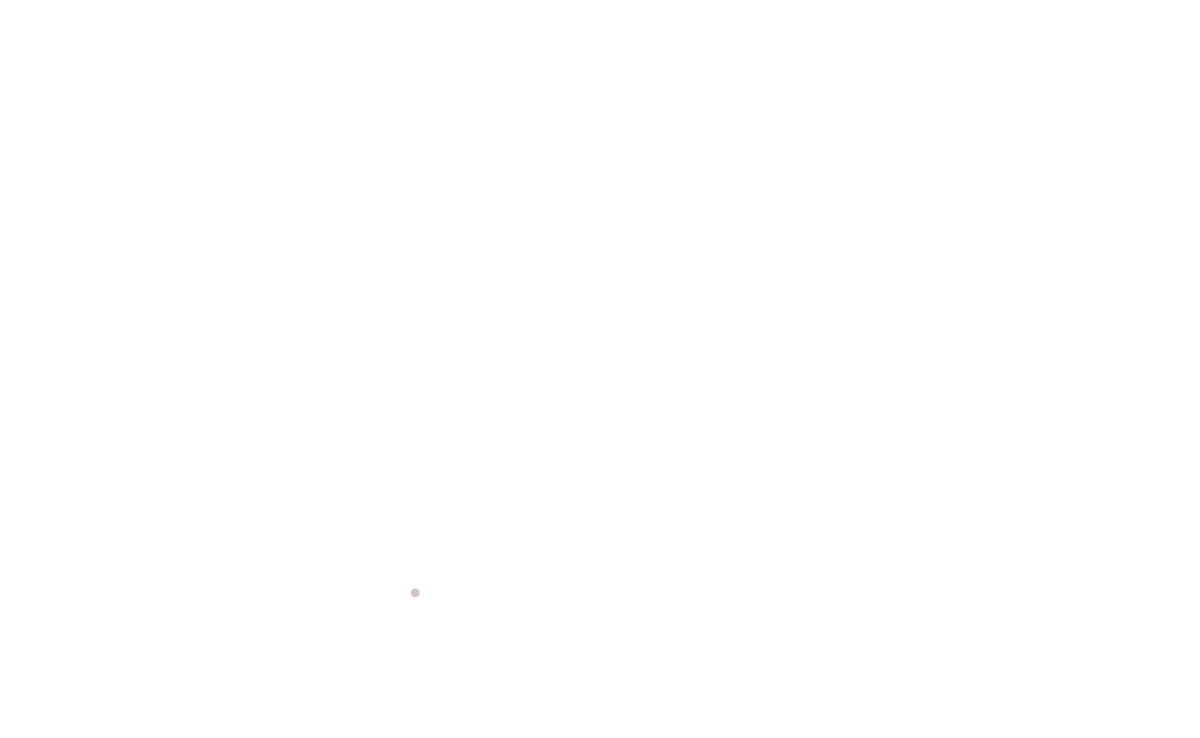
Frame 1 (no input)
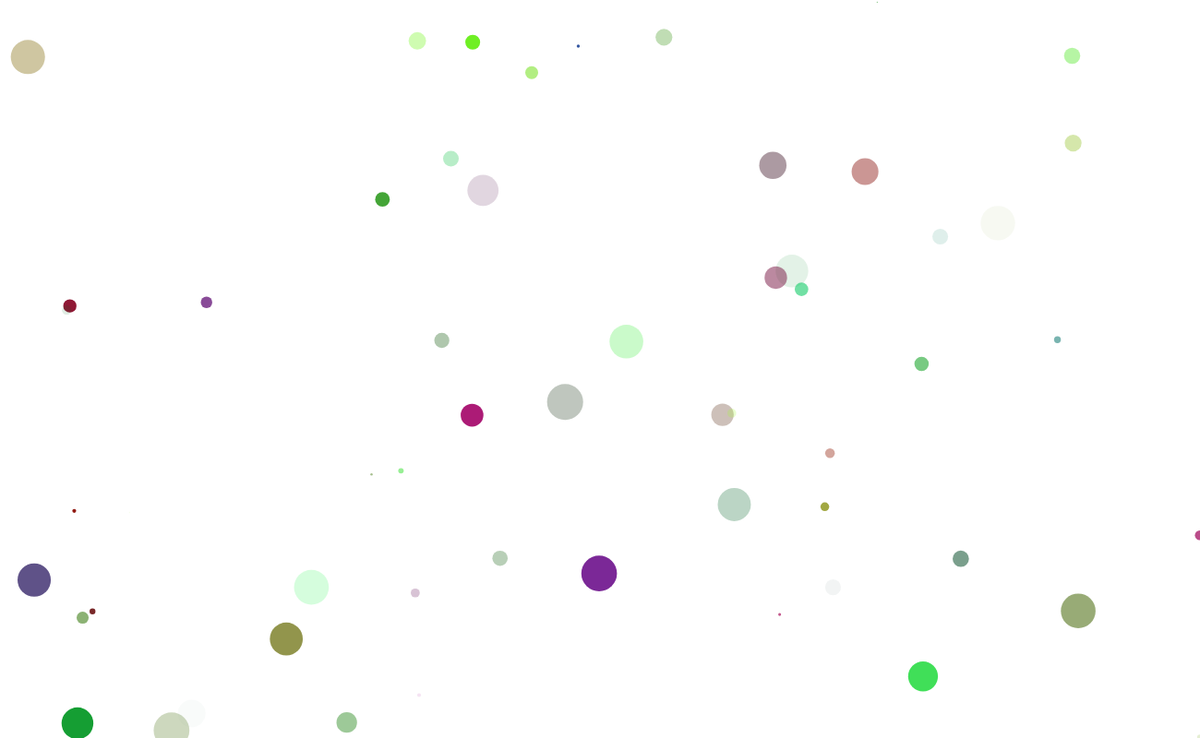
Frame 60 (no input)
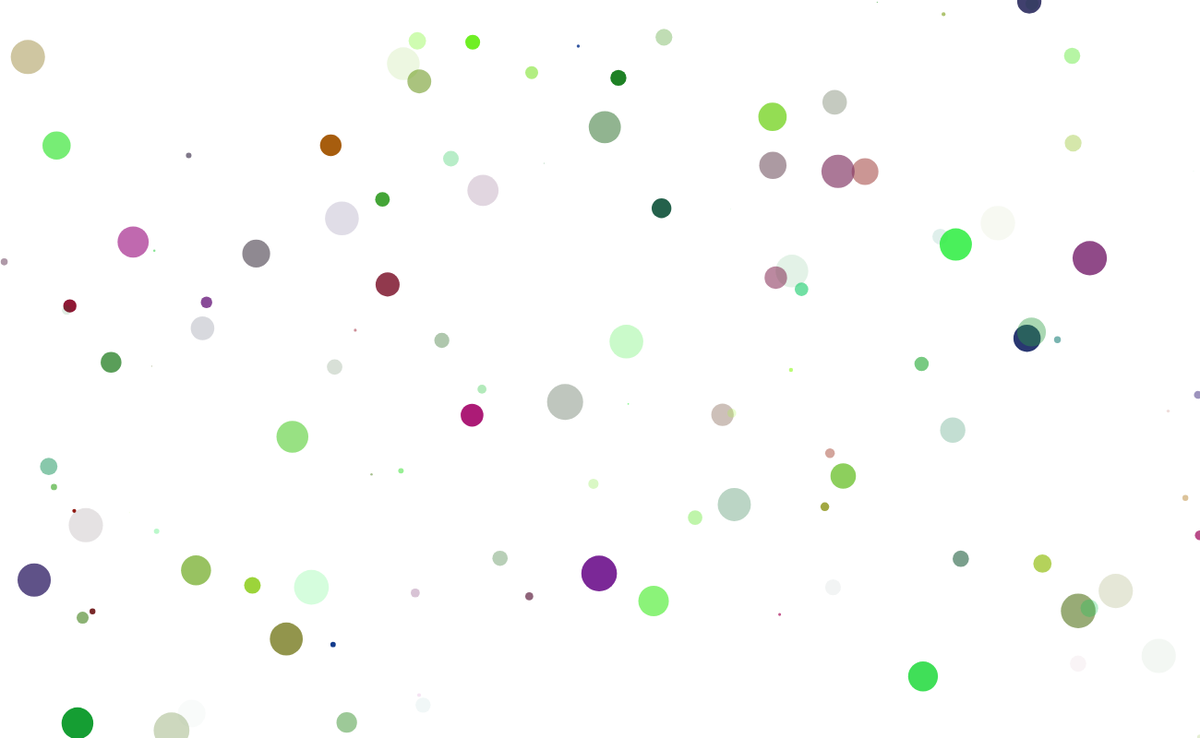
Frame 120 (the mouse pressed at the canvas centre since frame 60)

The p5.js sketch that drew these frames (run headless with seeded random() and noise() and a simulated clock; from frame 60 on, the mouse is pressed at the canvas centre):

// p5.js sketch
// ── sketch.js
var r;
var g;
var b;
var x;
var y;
var diameter;
var a;

function setup() {
  createCanvas(1300, 800);
  noStroke();

}

function draw(){
  r = random(0, 173);
  g = random(0, 255);
  b = random(0, 152);
  x = random(width);
  y = random(height);
  a = random(0, 255);
  diameter = random(0, 40);
  fill(r, g, b, a);
  ellipse(x, y, diameter, diameter);

}
